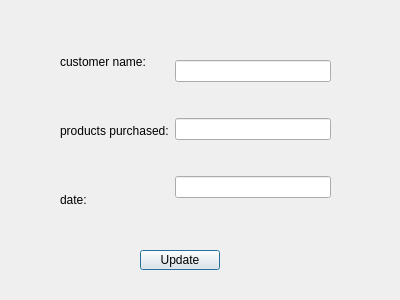
<?xml version="1.0" encoding="UTF-8"?>
<ui version="4.0">
 <class>UpdOrder</class>
 <widget class="QDialog" name="UpdOrder">
  <property name="geometry">
   <rect>
    <x>0</x>
    <y>0</y>
    <width>400</width>
    <height>300</height>
   </rect>
  </property>
  <property name="windowTitle">
   <string>Update Purchase Order</string>
  </property>
  <widget class="QPushButton" name="buttonUpdate">
   <property name="geometry">
    <rect>
     <x>140</x>
     <y>250</y>
     <width>80</width>
     <height>20</height>
    </rect>
   </property>
   <property name="text">
    <string>Update</string>
   </property>
  </widget>
  <widget class="QWidget" name="horizontalLayoutWidget">
   <property name="geometry">
    <rect>
     <x>60</x>
     <y>30</y>
     <width>271</width>
     <height>201</height>
    </rect>
   </property>
   <layout class="QHBoxLayout" name="horizontalLayout">
    <item>
     <layout class="QVBoxLayout" name="verticalLayout">
      <item>
       <widget class="QLabel" name="label">
        <property name="text">
         <string>customer name:</string>
        </property>
       </widget>
      </item>
      <item>
       <widget class="QLabel" name="label_2">
        <property name="text">
         <string>products purchased:</string>
        </property>
       </widget>
      </item>
      <item>
       <widget class="QLabel" name="label_3">
        <property name="text">
         <string>date:</string>
        </property>
       </widget>
      </item>
     </layout>
    </item>
    <item>
     <layout class="QVBoxLayout" name="verticalLayout_2">
      <item>
       <widget class="QLineEdit" name="lineEditCustomer"/>
      </item>
      <item>
       <widget class="QLineEdit" name="lineEditProduct"/>
      </item>
      <item>
       <widget class="QLineEdit" name="lineEditDate"/>
      </item>
     </layout>
    </item>
   </layout>
  </widget>
 </widget>
 <resources/>
 <connections/>
</ui>
